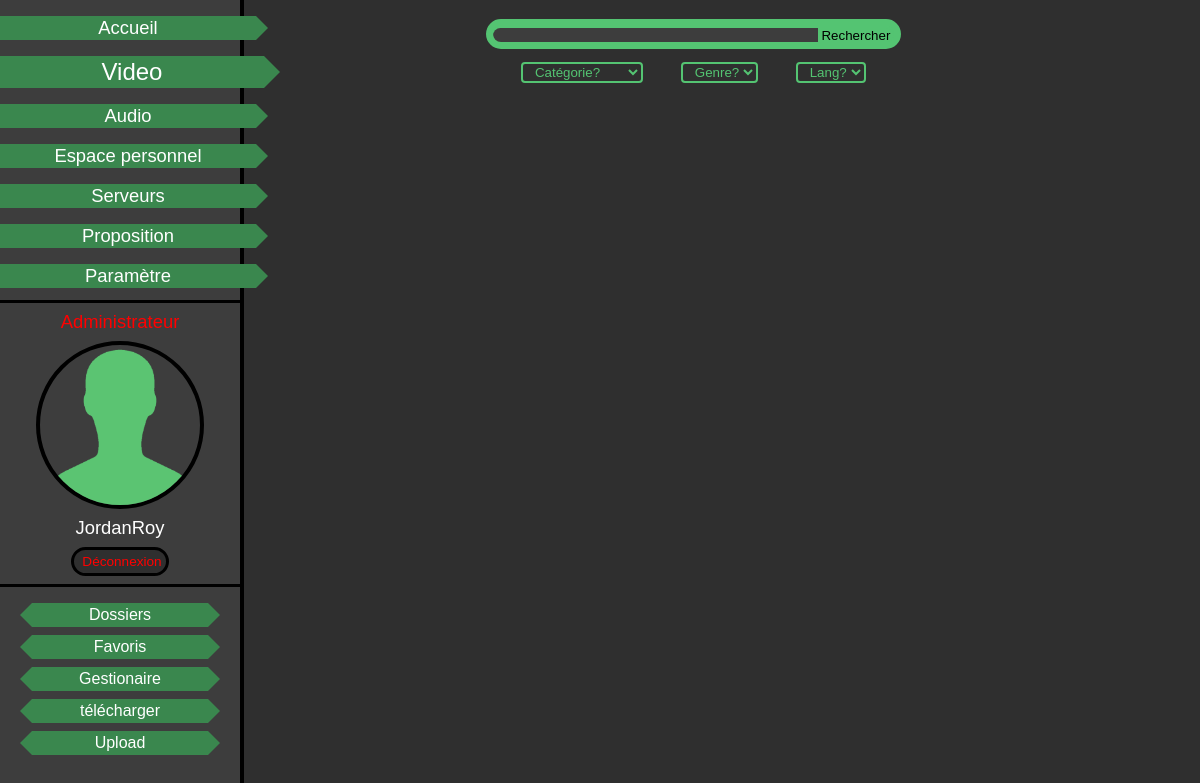
/video.php (signed in), run on an earlier commit of the app's database.
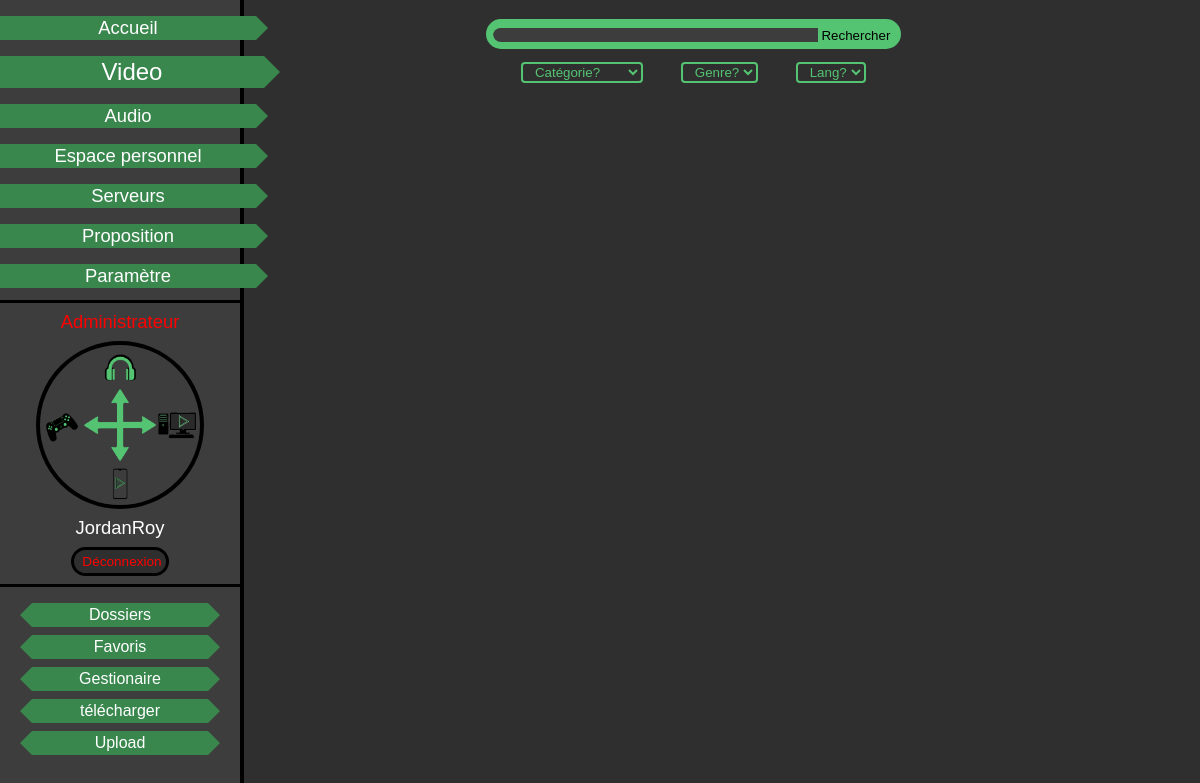
And on a later commit of the database.
### tables this page shows
CREATE TABLE `user` (
  `ID` int(11) NOT NULL,
  `theme` varchar(255) NOT NULL,
  `image` text NOT NULL,
  `historique` int(11) NOT NULL DEFAULT 0,
  `debugMode` tinyint(1) NOT NULL DEFAULT 0
);

### video.php (the view, shortened to what the changed rows need)
<?php
include("Com/Conexion.php");
$ImageUs = $bdd->query('SELECT ID, image FROM user WHERE ID=\'' . $_SESSION['ID'] . '\'');
$Rimage = $ImageUs->fetch();
if ((empty($_GET['name'])) or ($_GET['name'] == "null") ) {
  ?>
  <!DOCTYPE html>
  <html lang="fr-FR">
  <head>
      <link rel="stylesheet" href="Res/style.css" />
      <link rel="stylesheet" href="Res/styleVideo.css" />
  </head>
<body class="BackgroundA">
  <?php include('Com/mainMenu.php') ?>
  </body>
  </html>
<?php } ?>

### Com/mainMenu.php (shortened to what the changed rows need)
<nav id="menu">
                        <div class="separationA">
                            <div class="imageUser">
                                <?php if ($_SESSION['Securiter'] >= 1) { ?>
                                    <img src="<?php echo $Rimage['image'];?>" class="image" onclick="ChangePAGE('user')" >
                                <?php } else { ?>
                                    <img src="user/Default/User.png" class="image">
                                <?php } ?>
                            </div>
                        </div>
            </nav>

What changed in the data, as far as the page shows it:
changed user: image: picture added in place of a placeholder
